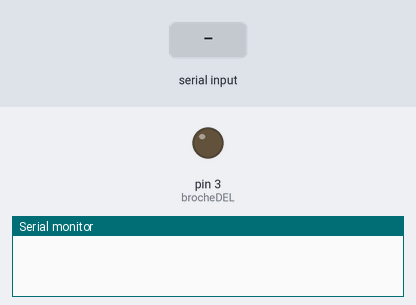
Simulated run of this sketch. Board: Arduino Uno, built with avr-gcc and run on an emulated ATmega328P. Shown: output pins drawn as LEDs (lit = HIGH), the last lines printed to the serial monitor. The inputs (shaded band) are chosen by the test bench.

Above: at 1.2 s.
1.3 s: "90,45\n" received over Serial
At 2.1 s:
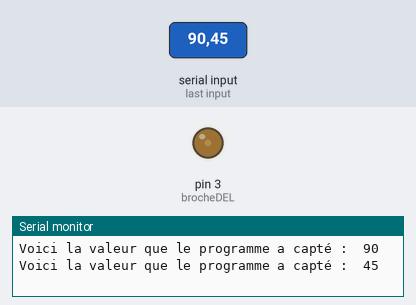
3.9 s: "30,150\n" received over Serial
At 4.4 s:
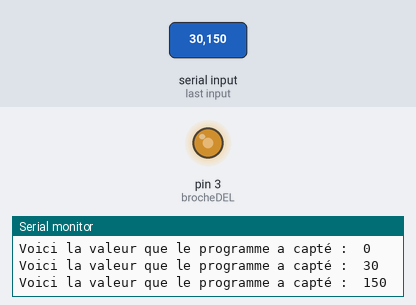
6.5 s: "200\n" received over Serial
At 7.1 s:
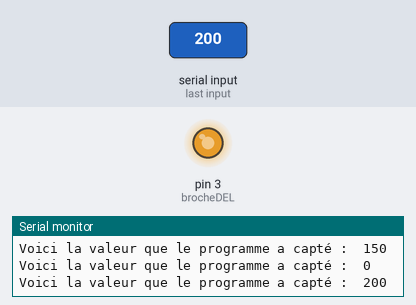
Timing chart, 0 to 9.5 s (numbered marks = the images above; inputs shaded):
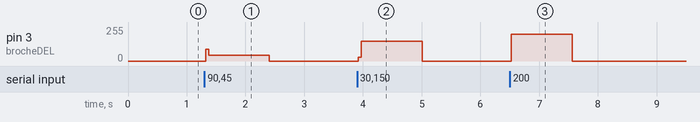

The sketch:

Etape3.ino
```cpp
// Étape 3

int intensite = 0;
const int brocheDEL = 3;

void setup()
{
  Serial.begin(9600);
  pinMode( brocheDEL,OUTPUT );
}

void loop()
{
//  Serial.println("Entrez une valeur entre 0 et 255 dans la zone d'ecriture");
//  while (!Serial.available()) { delay(33); }     // Boucle aussi longtemps qu’on n’a pas entré une

  if (Serial.available())
  {
  //Serial.parseInt();
  intensite = Serial.parseInt();                // Initialise la variable rouge avec une valeur dans la
  Serial.flush();
  intensite = constrain(intensite, 0, 255);   // Protection pour être dans la plage 0 à 255
  analogWrite( brocheDEL, intensite );           // Initialise l’intensité de la DEL
  Serial.print( "Voici la valeur que le programme a capté :  ");
  //Serial.flush();
  Serial.println( intensite, DEC );            // La valeur est affichée au moniteur en décimale DEC.
  }

  delay(33);
  // HEX pour afficher en hexa.
  //Serial.println( "" );

}
```

Measured:
- after the input at 1.3 s, pin 3 (brocheDEL): 0/255 → 45/255 at once, → 0/255 1.1 s later
- after the input at 3.9 s, pin 3 (brocheDEL): 0/255 → 150/255 at once, → 0/255 1.1 s later
- after the input at 6.5 s, pin 3 (brocheDEL): 0/255 → 200/255 at once, → 0/255 1.0 s later
